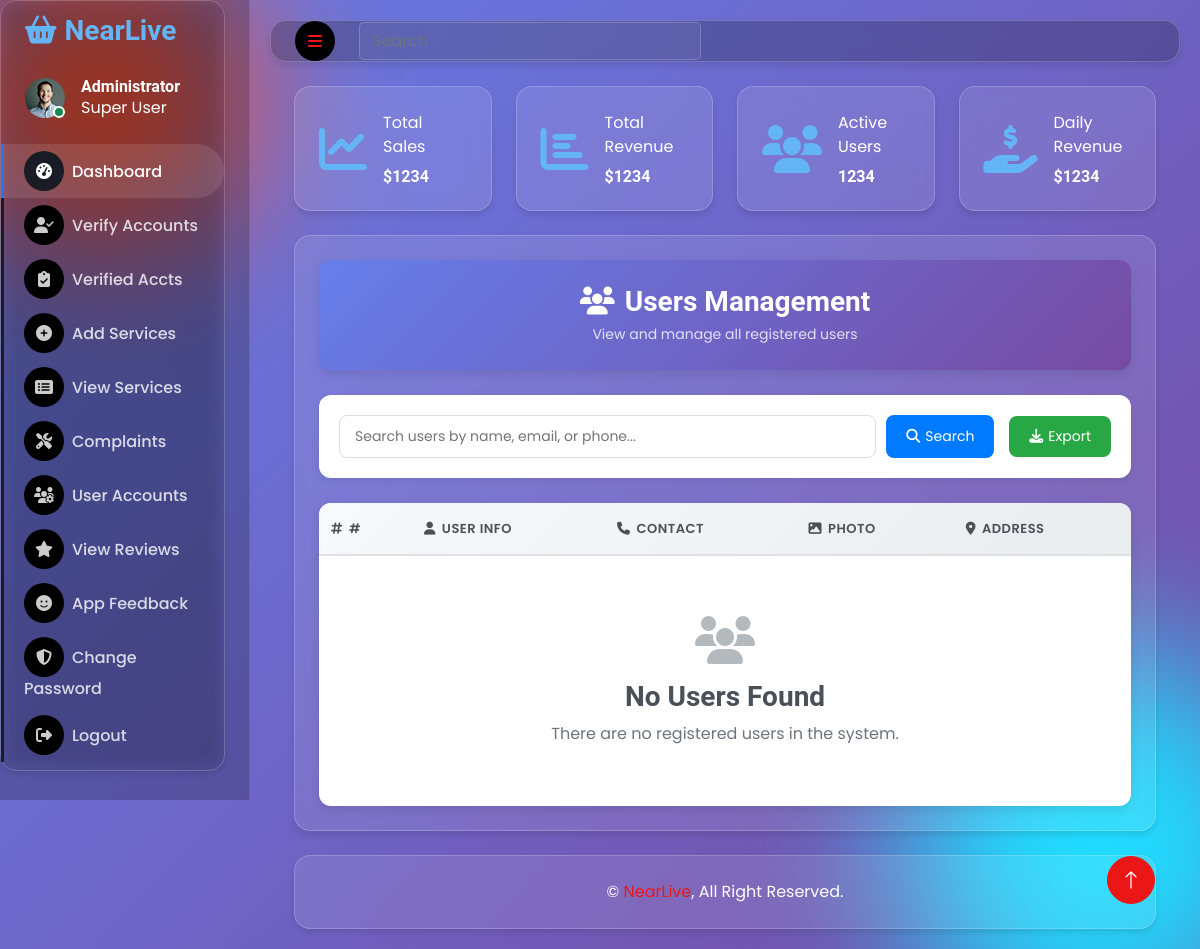
The page /admin_view_users/ (signed in) on the database as committed earlier.
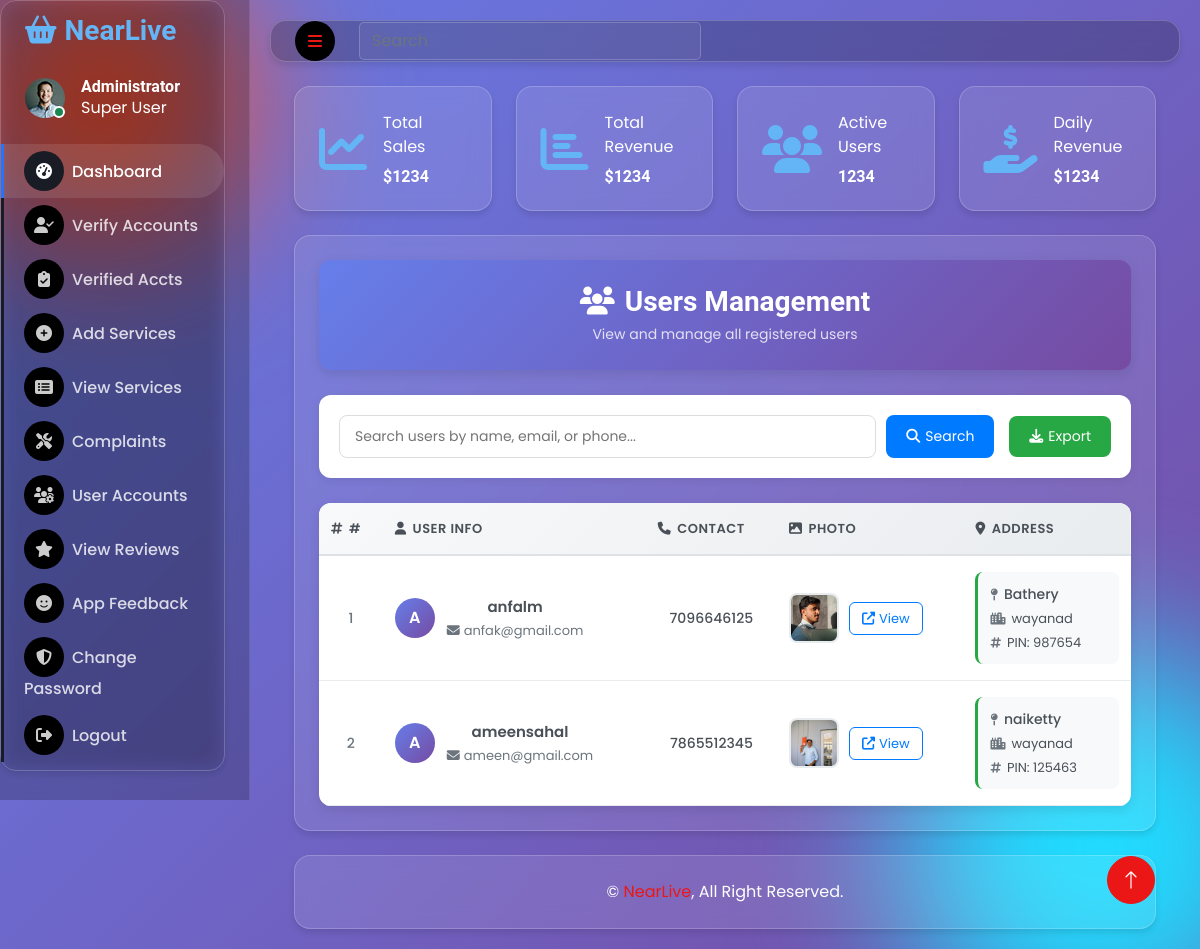
The same page on the database as committed later.
### myapp/models.py (models this page shows)
class UserAccount(models.Model):
    Name = models.CharField(max_length=100)
    Email = models.CharField(max_length=50)
    Phone = models.CharField(max_length=50)
    Photo = models.CharField(max_length=250)
    Place = models.CharField(max_length=50)
    District = models.CharField(max_length=50)
    Pin = models.CharField(max_length=50)
    USER=models.OneToOneField(User,on_delete=models.CASCADE)

### myapp/views.py (the view)
# urls.py: path('admin_view_users/', views.admin_view_users),
@login_required(login_url='/loginindex')
@never_cache
def admin_view_users(request):
    Ca = UserAccount.objects.all()
    return render(request, 'adminFolder/admin_view_users.html',{'data':Ca})

### templates/adminFolder/admin_view_users.html (shortened to what this page needs)
{% extends 'adminFolder/adminindex.html' %}
{% block body %}
<body style="background-color: #f8f9fa; font-family: 'Segoe UI', Tahoma, Geneva, Verdana, sans-serif; margin: 0; padding: 20px;">
    <div style="max-width: 1400px; margin: 0 auto;">
        <div style="background: linear-gradient(135deg, #667eea 0%, #764ba2 100%); padding: 25px; border-radius: 12px; margin-bottom: 25px; box-shadow: 0 4px 12px rgba(0,0,0,0.1);">
            <h1 style="color: white; margin: 0; font-size: 28px; font-weight: 600;">
                <i class="fas fa-users" style="margin-right: 10px;"></i>Users Management
            </h1>
            <p style="color: rgba(255,255,255,0.8); margin: 5px 0 0 0; font-size: 14px;">
                View and manage all registered users
            </p>
        </div>
        <div style="background: white; padding: 20px; border-radius: 12px; margin-bottom: 25px; box-shadow: 0 2px 8px rgba(0,0,0,0.08);">
            <div style="display: flex; gap: 15px; align-items: center; flex-wrap: wrap;">
                <div style="flex: 1; min-width: 300px;">
                    <div style="display: flex; gap: 10px;">
                        <input type="text" id="searchInput" placeholder="Search users by name, email, or phone..." style="flex: 1; padding: 10px 15px; border: 1px solid #ddd; border-radius: 8px; font-size: 14px; outline: none; transition: border-color 0.3s ease;" onkeyup="searchUsers()">
                        <button style="background: #007bff; color: white; border: none; padding: 10px 20px; border-radius: 8px; cursor: pointer; font-size: 14px; transition: background-color 0.3s ease;" onmouseover="this.style.backgroundColor='#0056b3'" onmouseout="this.style.backgroundColor='#007bff'">
                            <i class="fas fa-search" style="margin-right: 5px;"></i>Search
                        </button>
                    </div>
                </div>
                <div>
                    <button style="background: #28a745; color: white; border: none; padding: 10px 20px; border-radius: 8px; cursor: pointer; font-size: 14px; transition: background-color 0.3s ease;" onmouseover="this.style.backgroundColor='#218838'" onmouseout="this.style.backgroundColor='#28a745'">
                        <i class="fas fa-download" style="margin-right: 5px;"></i>Export
                    </button>
                </div>
            </div>
        </div>
        <div style="background: white; border-radius: 12px; overflow: hidden; box-shadow: 0 4px 12px rgba(0,0,0,0.1);">
            <table style="width: 100%; border-collapse: collapse;">
                <thead>
                    <tr style="background: linear-gradient(135deg, #f8f9fa 0%, #e9ecef 100%);">
                        <th style="padding: 16px 12px; text-align: left; font-weight: 600; color: #495057; border-bottom: 2px solid #dee2e6; font-size: 13px; text-transform: uppercase; letter-spacing: 0.5px;">
                            <i class="fas fa-hashtag" style="margin-right: 6px;"></i>#
                        </th>
                        <th style="padding: 16px 12px; text-align: left; font-weight: 600; color: #495057; border-bottom: 2px solid #dee2e6; font-size: 13px; text-transform: uppercase; letter-spacing: 0.5px;">
                            <i class="fas fa-user" style="margin-right: 6px;"></i>User Info
                        </th>
                        <th style="padding: 16px 12px; text-align: left; font-weight: 600; color: #495057; border-bottom: 2px solid #dee2e6; font-size: 13px; text-transform: uppercase; letter-spacing: 0.5px;">
                            <i class="fas fa-phone" style="margin-right: 6px;"></i>Contact
                        </th>
                        <th style="padding: 16px 12px; text-align: left; font-weight: 600; color: #495057; border-bottom: 2px solid #dee2e6; font-size: 13px; text-transform: uppercase; letter-spacing: 0.5px;">
                            <i class="fas fa-image" style="margin-right: 6px;"></i>Photo
                        </th>
                        <th style="padding: 16px 12px; text-align: left; font-weight: 600; color: #495057; border-bottom: 2px solid #dee2e6; font-size: 13px; text-transform: uppercase; letter-spacing: 0.5px;">
                            <i class="fas fa-map-marker-alt" style="margin-right: 6px;"></i>Address
                        </th>
                    </tr>
                </thead>
                <tbody>
                    {% for i in data %}
                    <tr style="border-bottom: 1px solid #e9ecef; transition: background-color 0.2s ease;" class="user-row">
                        <td style="padding: 16px 12px; color: #6c757d; font-weight: 500; font-size: 14px; text-align: center;">
                            {{ forloop.counter }}
                        </td>
                        <td style="padding: 16px 12px;">
                            <div style="display: flex; align-items: center; gap: 12px;">
                                <div style="width: 40px; height: 40px; background: linear-gradient(135deg, #667eea 0%, #764ba2 100%); border-radius: 50%; display: flex; align-items: center; justify-content: center; color: white; font-weight: 600; font-size: 16px;">
                                    {{ i.Name|first|upper }}
                                </div>
                                <div>
                                    <div style="font-weight: 600; color: #495057; font-size: 15px; margin-bottom: 2px;">{{ i.Name }}</div>
                                    <div style="color: #6c757d; font-size: 13px;">
                                        <i class="fas fa-envelope" style="margin-right: 4px;"></i>{{ i.Email }}
                                    </div>
                                </div>
                            </div>
                        </td>
                        <td style="padding: 16px 12px;">
                            <div style="color: #495057; font-size: 14px; font-weight: 500;">
                                {{ i.Phone }}
                            </div>
                        </td>
                        <td style="padding: 16px 12px;">
                            {% if i.Photo %}
                            <div style="display: flex; align-items: center; gap: 10px;">
                                <img src="{{ i.Photo }}" alt="User Photo" style="width: 50px; height: 50px; border-radius: 8px; object-fit: cover; border: 2px solid #e9ecef;">
                                <a href="{{ i.Photo }}" target="_blank" style="color: #007bff; text-decoration: none; font-size: 13px; padding: 6px 12px; border: 1px solid #007bff; border-radius: 6px; transition: all 0.3s ease;" onmouseover="this.style.backgroundColor='#007bff'; this.style.color='white'" onmouseout="this.style.backgroundColor='transparent'; this.style.color='#007bff'">
                                    <i class="fas fa-external-link-alt" style="margin-right: 4px;"></i>View
                                </a>
                            </div>
                            {% else %}
                            <span style="color: #6c757d; font-size: 13px; background: #f8f9fa; padding: 6px 12px; border-radius: 6px;">
                                <i class="fas fa-times" style="margin-right: 4px;"></i>No Photo
                            </span>
                            {% endif %}
                        </td>
                        <td style="padding: 16px 12px;">
                            <div style="background: #f8f9fa; padding: 12px; border-radius: 8px; border-left: 3px solid #28a745;">
                                <div style="display: grid; gap: 4px;">
                                    <div style="display: flex; align-items: center; gap: 6px;">
                                        <i class="fas fa-map-pin" style="color: #6c757d; font-size: 12px;"></i>
                                        <span style="color: #495057; font-size: 14px; font-weight: 500;">{{ i.Place }}</span>
                                    </div>
                                    <div style="display: flex; align-items: center; gap: 6px;">
                                        <i class="fas fa-city" style="color: #6c757d; font-size: 12px;"></i>
                                        <span style="color: #495057; font-size: 13px;">{{ i.District }}</span>
                                    </div>
                                    <div style="display: flex; align-items: center; gap: 6px;">
                                        <i class="fas fa-hashtag" style="color: #6c757d; font-size: 12px;"></i>
                                        <span style="color: #495057; font-size: 13px;">PIN: {{ i.Pin }}</span>
                                    </div>
                                </div>
                            </div>
                        </td>
                    </tr>
                    {% empty %}
                    <tr>
                        <td colspan="5" style="padding: 60px 20px; text-align: center;">
                            <div style="color: #6c757d;">
                                <i class="fas fa-users" style="font-size: 48px; margin-bottom: 16px; opacity: 0.5;"></i>
                                <h3 style="margin: 0 0 8px 0; color: #495057;">No Users Found</h3>
                                <p style="margin: 0;">There are no registered users in the system.</p>
                            </div>
                        </td>
                    </tr>
                    {% endfor %}
                </tbody>
            </table>
        </div>
    </div>
</body>
{% endblock %}

Rows that differ between the two databases and show on the page:
added UserAccount: Name|first "A", Name "anfalm", Email "anfak@gmail.com", Phone "7096646125", Photo (picture), Place "Bathery", District "wayanad", Pin "987654"
added UserAccount: Name|first "A", Name "ameensahal", Email "ameen@gmail.com", Phone "7865512345", Photo (picture), Place "naiketty", District "wayanad", Pin "125463"
Other text that changed with them:
text no longer shown: "No Users Found There are no registered users in the system."
